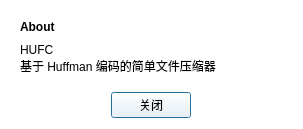
<?xml version="1.0" encoding="UTF-8"?>
<ui version="4.0">
 <class>Dialog_About</class>
 <widget class="QDialog" name="Dialog_About">
  <property name="windowModality">
   <enum>Qt::WindowModality::WindowModal</enum>
  </property>
  <property name="geometry">
   <rect>
    <x>0</x>
    <y>0</y>
    <width>303</width>
    <height>129</height>
   </rect>
  </property>
  <property name="palette">
   <palette>
    <active>
     <colorrole role="WindowText">
      <brush brushstyle="SolidPattern">
       <color alpha="255">
        <red>0</red>
        <green>0</green>
        <blue>0</blue>
       </color>
      </brush>
     </colorrole>
     <colorrole role="Button">
      <brush brushstyle="SolidPattern">
       <color alpha="255">
        <red>255</red>
        <green>255</green>
        <blue>255</blue>
       </color>
      </brush>
     </colorrole>
     <colorrole role="Light">
      <brush brushstyle="SolidPattern">
       <color alpha="255">
        <red>255</red>
        <green>255</green>
        <blue>255</blue>
       </color>
      </brush>
     </colorrole>
     <colorrole role="Midlight">
      <brush brushstyle="SolidPattern">
       <color alpha="255">
        <red>255</red>
        <green>255</green>
        <blue>255</blue>
       </color>
      </brush>
     </colorrole>
     <colorrole role="Dark">
      <brush brushstyle="SolidPattern">
       <color alpha="255">
        <red>127</red>
        <green>127</green>
        <blue>127</blue>
       </color>
      </brush>
     </colorrole>
     <colorrole role="Mid">
      <brush brushstyle="SolidPattern">
       <color alpha="255">
        <red>170</red>
        <green>170</green>
        <blue>170</blue>
       </color>
      </brush>
     </colorrole>
     <colorrole role="Text">
      <brush brushstyle="SolidPattern">
       <color alpha="255">
        <red>0</red>
        <green>0</green>
        <blue>0</blue>
       </color>
      </brush>
     </colorrole>
     <colorrole role="BrightText">
      <brush brushstyle="SolidPattern">
       <color alpha="255">
        <red>255</red>
        <green>255</green>
        <blue>255</blue>
       </color>
      </brush>
     </colorrole>
     <colorrole role="ButtonText">
      <brush brushstyle="SolidPattern">
       <color alpha="255">
        <red>0</red>
        <green>0</green>
        <blue>0</blue>
       </color>
      </brush>
     </colorrole>
     <colorrole role="Base">
      <brush brushstyle="SolidPattern">
       <color alpha="255">
        <red>255</red>
        <green>255</green>
        <blue>255</blue>
       </color>
      </brush>
     </colorrole>
     <colorrole role="Window">
      <brush brushstyle="SolidPattern">
       <color alpha="255">
        <red>255</red>
        <green>255</green>
        <blue>255</blue>
       </color>
      </brush>
     </colorrole>
     <colorrole role="Shadow">
      <brush brushstyle="SolidPattern">
       <color alpha="255">
        <red>0</red>
        <green>0</green>
        <blue>0</blue>
       </color>
      </brush>
     </colorrole>
     <colorrole role="AlternateBase">
      <brush brushstyle="SolidPattern">
       <color alpha="255">
        <red>255</red>
        <green>255</green>
        <blue>255</blue>
       </color>
      </brush>
     </colorrole>
     <colorrole role="ToolTipBase">
      <brush brushstyle="SolidPattern">
       <color alpha="255">
        <red>255</red>
        <green>255</green>
        <blue>220</blue>
       </color>
      </brush>
     </colorrole>
     <colorrole role="ToolTipText">
      <brush brushstyle="SolidPattern">
       <color alpha="255">
        <red>0</red>
        <green>0</green>
        <blue>0</blue>
       </color>
      </brush>
     </colorrole>
     <colorrole role="PlaceholderText">
      <brush brushstyle="SolidPattern">
       <color alpha="127">
        <red>0</red>
        <green>0</green>
        <blue>0</blue>
       </color>
      </brush>
     </colorrole>
     <colorrole role="Accent">
      <brush brushstyle="SolidPattern">
       <color alpha="255">
        <red>255</red>
        <green>255</green>
        <blue>255</blue>
       </color>
      </brush>
     </colorrole>
    </active>
    <inactive>
     <colorrole role="WindowText">
      <brush brushstyle="SolidPattern">
       <color alpha="255">
        <red>0</red>
        <green>0</green>
        <blue>0</blue>
       </color>
      </brush>
     </colorrole>
     <colorrole role="Button">
      <brush brushstyle="SolidPattern">
       <color alpha="255">
        <red>255</red>
        <green>255</green>
        <blue>255</blue>
       </color>
      </brush>
     </colorrole>
     <colorrole role="Light">
      <brush brushstyle="SolidPattern">
       <color alpha="255">
        <red>255</red>
        <green>255</green>
        <blue>255</blue>
       </color>
      </brush>
     </colorrole>
     <colorrole role="Midlight">
      <brush brushstyle="SolidPattern">
       <color alpha="255">
        <red>255</red>
        <green>255</green>
        <blue>255</blue>
       </color>
      </brush>
     </colorrole>
     <colorrole role="Dark">
      <brush brushstyle="SolidPattern">
       <color alpha="255">
        <red>127</red>
        <green>127</green>
        <blue>127</blue>
       </color>
      </brush>
     </colorrole>
     <colorrole role="Mid">
      <brush brushstyle="SolidPattern">
       <color alpha="255">
        <red>170</red>
        <green>170</green>
        <blue>170</blue>
       </color>
      </brush>
     </colorrole>
     <colorrole role="Text">
      <brush brushstyle="SolidPattern">
       <color alpha="255">
        <red>0</red>
        <green>0</green>
        <blue>0</blue>
       </color>
      </brush>
     </colorrole>
     <colorrole role="BrightText">
      <brush brushstyle="SolidPattern">
       <color alpha="255">
        <red>255</red>
        <green>255</green>
        <blue>255</blue>
       </color>
      </brush>
     </colorrole>
     <colorrole role="ButtonText">
      <brush brushstyle="SolidPattern">
       <color alpha="255">
        <red>0</red>
        <green>0</green>
        <blue>0</blue>
       </color>
      </brush>
     </colorrole>
     <colorrole role="Base">
      <brush brushstyle="SolidPattern">
       <color alpha="255">
        <red>255</red>
        <green>255</green>
        <blue>255</blue>
       </color>
      </brush>
     </colorrole>
     <colorrole role="Window">
      <brush brushstyle="SolidPattern">
       <color alpha="255">
        <red>255</red>
        <green>255</green>
        <blue>255</blue>
       </color>
      </brush>
     </colorrole>
     <colorrole role="Shadow">
      <brush brushstyle="SolidPattern">
       <color alpha="255">
        <red>0</red>
        <green>0</green>
        <blue>0</blue>
       </color>
      </brush>
     </colorrole>
     <colorrole role="AlternateBase">
      <brush brushstyle="SolidPattern">
       <color alpha="255">
        <red>255</red>
        <green>255</green>
        <blue>255</blue>
       </color>
      </brush>
     </colorrole>
     <colorrole role="ToolTipBase">
      <brush brushstyle="SolidPattern">
       <color alpha="255">
        <red>255</red>
        <green>255</green>
        <blue>220</blue>
       </color>
      </brush>
     </colorrole>
     <colorrole role="ToolTipText">
      <brush brushstyle="SolidPattern">
       <color alpha="255">
        <red>0</red>
        <green>0</green>
        <blue>0</blue>
       </color>
      </brush>
     </colorrole>
     <colorrole role="PlaceholderText">
      <brush brushstyle="SolidPattern">
       <color alpha="127">
        <red>0</red>
        <green>0</green>
        <blue>0</blue>
       </color>
      </brush>
     </colorrole>
     <colorrole role="Accent">
      <brush brushstyle="SolidPattern">
       <color alpha="255">
        <red>255</red>
        <green>255</green>
        <blue>255</blue>
       </color>
      </brush>
     </colorrole>
    </inactive>
    <disabled>
     <colorrole role="WindowText">
      <brush brushstyle="SolidPattern">
       <color alpha="255">
        <red>127</red>
        <green>127</green>
        <blue>127</blue>
       </color>
      </brush>
     </colorrole>
     <colorrole role="Button">
      <brush brushstyle="SolidPattern">
       <color alpha="255">
        <red>255</red>
        <green>255</green>
        <blue>255</blue>
       </color>
      </brush>
     </colorrole>
     <colorrole role="Light">
      <brush brushstyle="SolidPattern">
       <color alpha="255">
        <red>255</red>
        <green>255</green>
        <blue>255</blue>
       </color>
      </brush>
     </colorrole>
     <colorrole role="Midlight">
      <brush brushstyle="SolidPattern">
       <color alpha="255">
        <red>255</red>
        <green>255</green>
        <blue>255</blue>
       </color>
      </brush>
     </colorrole>
     <colorrole role="Dark">
      <brush brushstyle="SolidPattern">
       <color alpha="255">
        <red>127</red>
        <green>127</green>
        <blue>127</blue>
       </color>
      </brush>
     </colorrole>
     <colorrole role="Mid">
      <brush brushstyle="SolidPattern">
       <color alpha="255">
        <red>170</red>
        <green>170</green>
        <blue>170</blue>
       </color>
      </brush>
     </colorrole>
     <colorrole role="Text">
      <brush brushstyle="SolidPattern">
       <color alpha="255">
        <red>127</red>
        <green>127</green>
        <blue>127</blue>
       </color>
      </brush>
     </colorrole>
     <colorrole role="BrightText">
      <brush brushstyle="SolidPattern">
       <color alpha="255">
        <red>255</red>
        <green>255</green>
        <blue>255</blue>
       </color>
      </brush>
     </colorrole>
     <colorrole role="ButtonText">
      <brush brushstyle="SolidPattern">
       <color alpha="255">
        <red>127</red>
        <green>127</green>
        <blue>127</blue>
       </color>
      </brush>
     </colorrole>
     <colorrole role="Base">
      <brush brushstyle="SolidPattern">
       <color alpha="255">
        <red>255</red>
        <green>255</green>
        <blue>255</blue>
       </color>
      </brush>
     </colorrole>
     <colorrole role="Window">
      <brush brushstyle="SolidPattern">
       <color alpha="255">
        <red>255</red>
        <green>255</green>
        <blue>255</blue>
       </color>
      </brush>
     </colorrole>
     <colorrole role="Shadow">
      <brush brushstyle="SolidPattern">
       <color alpha="255">
        <red>0</red>
        <green>0</green>
        <blue>0</blue>
       </color>
      </brush>
     </colorrole>
     <colorrole role="AlternateBase">
      <brush brushstyle="SolidPattern">
       <color alpha="255">
        <red>255</red>
        <green>255</green>
        <blue>255</blue>
       </color>
      </brush>
     </colorrole>
     <colorrole role="ToolTipBase">
      <brush brushstyle="SolidPattern">
       <color alpha="255">
        <red>255</red>
        <green>255</green>
        <blue>220</blue>
       </color>
      </brush>
     </colorrole>
     <colorrole role="ToolTipText">
      <brush brushstyle="SolidPattern">
       <color alpha="255">
        <red>0</red>
        <green>0</green>
        <blue>0</blue>
       </color>
      </brush>
     </colorrole>
     <colorrole role="PlaceholderText">
      <brush brushstyle="SolidPattern">
       <color alpha="127">
        <red>127</red>
        <green>127</green>
        <blue>127</blue>
       </color>
      </brush>
     </colorrole>
     <colorrole role="Accent">
      <brush brushstyle="SolidPattern">
       <color alpha="255">
        <red>255</red>
        <green>255</green>
        <blue>255</blue>
       </color>
      </brush>
     </colorrole>
    </disabled>
   </palette>
  </property>
  <property name="windowTitle">
   <string>About</string>
  </property>
  <layout class="QGridLayout" name="gridLayout">
   <item row="0" column="0">
    <widget class="QScrollArea" name="scrollArea">
     <property name="frameShape">
      <enum>QFrame::Shape::NoFrame</enum>
     </property>
     <property name="widgetResizable">
      <bool>true</bool>
     </property>
     <widget class="QWidget" name="scrollAreaWidgetContents">
      <property name="geometry">
       <rect>
        <x>0</x>
        <y>0</y>
        <width>291</width>
        <height>93</height>
       </rect>
      </property>
      <property name="sizePolicy">
       <sizepolicy hsizetype="Preferred" vsizetype="Preferred">
        <horstretch>0</horstretch>
        <verstretch>0</verstretch>
       </sizepolicy>
      </property>
      <layout class="QGridLayout" name="gridLayout_2">
       <item row="0" column="0">
        <widget class="QLabel" name="label">
         <property name="sizePolicy">
          <sizepolicy hsizetype="Preferred" vsizetype="Fixed">
           <horstretch>0</horstretch>
           <verstretch>0</verstretch>
          </sizepolicy>
         </property>
         <property name="font">
          <font>
           <bold>true</bold>
          </font>
         </property>
         <property name="text">
          <string>About</string>
         </property>
        </widget>
       </item>
       <item row="1" column="0">
        <widget class="QLabel" name="label_2">
         <property name="sizePolicy">
          <sizepolicy hsizetype="Preferred" vsizetype="Preferred">
           <horstretch>0</horstretch>
           <verstretch>0</verstretch>
          </sizepolicy>
         </property>
         <property name="text">
          <string>HUFC
基于 Huffman 编码的简单文件压缩器</string>
         </property>
        </widget>
       </item>
      </layout>
     </widget>
    </widget>
   </item>
   <item row="2" column="0">
    <layout class="QHBoxLayout" name="horizontalLayout">
     <item>
      <widget class="QPushButton" name="pushButton">
       <property name="sizePolicy">
        <sizepolicy hsizetype="Fixed" vsizetype="Fixed">
         <horstretch>0</horstretch>
         <verstretch>0</verstretch>
        </sizepolicy>
       </property>
       <property name="text">
        <string>关闭</string>
       </property>
      </widget>
     </item>
    </layout>
   </item>
  </layout>
 </widget>
 <resources/>
 <connections>
  <connection>
   <sender>pushButton</sender>
   <signal>clicked()</signal>
   <receiver>Dialog_About</receiver>
   <slot>accept()</slot>
   <hints>
    <hint type="sourcelabel">
     <x>150</x>
     <y>112</y>
    </hint>
    <hint type="destinationlabel">
     <x>151</x>
     <y>64</y>
    </hint>
   </hints>
  </connection>
 </connections>
</ui>
